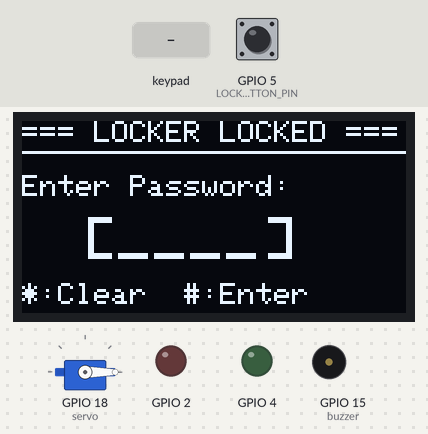
Simulated run of this program. Board: ESP32. On the bench: servo, 128×64 one-colour display, output pins drawn as LEDs (lit = HIGH), buzzer (waves = sounding, pin HIGH). The inputs (shaded band) are chosen by the test bench; at power-on: GPIO 5 (LOCK_BUTTON_PIN) HIGH. EEPROM starts erased; what the program prints to the serial monitor is not drawn.

Above: at 3.4 s.
3.5 s: keypad keys 1 2 3 4 # pressed 0.4 s apart
At 6.4 s:
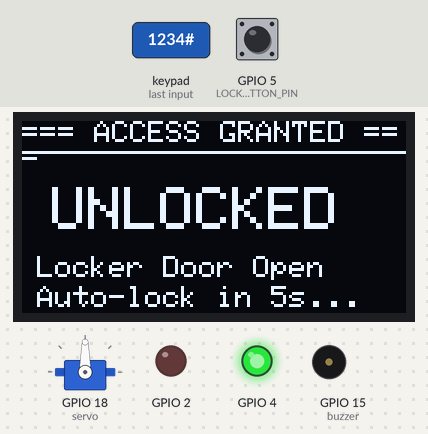
7.0 s: key '#' pressed
At 8.8 s:
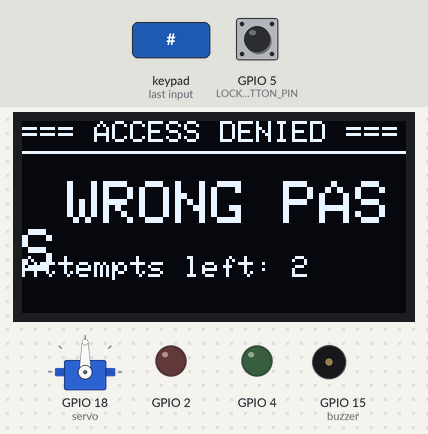
10.0 s: keypad keys 1 3 9 7 # pressed 0.4 s apart
At 12.0 s:
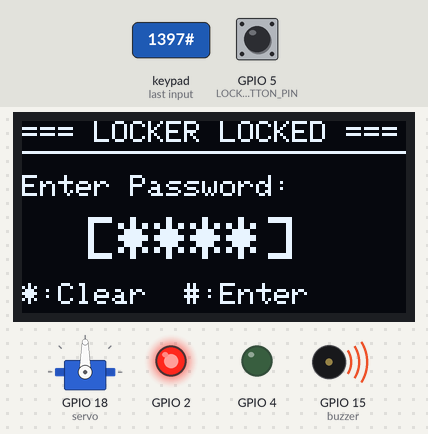
13.5 s: key '#' pressed
At 14.24 s:
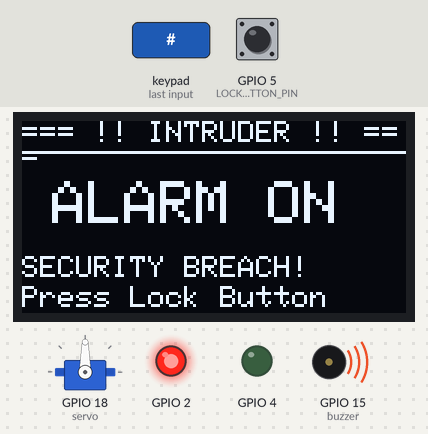
15.5 s: key '1' pressed
17.1 s: keypad keys 1 2 3 4 pressed 0.4 s apart
Timing chart, 0 to 21.2 s (numbered marks = the images above; inputs shaded):
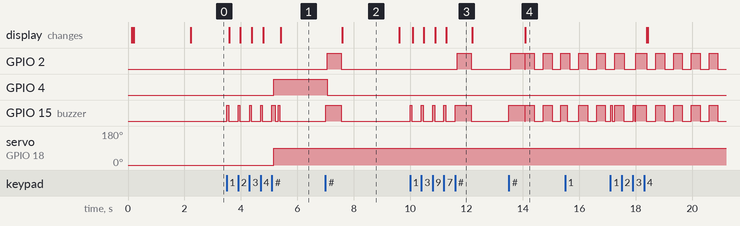

Measured:
- after the input at 3.5 s, GPIO 4: LOW → HIGH after 1.7 s; GPIO 15 (buzzer): goes 4 × (HIGH 0.06 s, LOW 0.34 s), HIGH 0.12 s, LOW 0.10 s, HIGH 0.06 s, then LOW, starting at once; servo on GPIO 18 (servo): 0° → 90° after 1.7 s; the display: first changes after 0.09 s (image 1 shows a later state)
- after the input at 7.0 s, GPIO 2: LOW → HIGH after 0.07 s, → LOW 0.50 s later; GPIO 4: HIGH → LOW after 0.07 s; GPIO 15 (buzzer): LOW → HIGH at once, → LOW 0.56 s later; the display: changes after 0.59 s (image 2)
- after the input at 10.0 s, GPIO 2: LOW → HIGH after 1.7 s, → LOW 0.50 s later; GPIO 15 (buzzer): goes 4 × (HIGH 0.06 s, LOW 0.34 s), HIGH 0.56 s, then LOW, starting at once; the display: first changes after 0.09 s (image 3 shows a later state)
- after the input at 13.5 s, GPIO 2: goes HIGH 0.50 s, LOW 0.03 s, HIGH 0.32 s, LOW 0.31 s, HIGH 0.31 s, LOW 0.31 s, then HIGH, starting after 0.06 s; GPIO 15 (buzzer): goes HIGH 0.56 s, LOW 0.03 s, HIGH 0.32 s, LOW 0.31 s, HIGH 0.31 s, LOW 0.31 s, then HIGH, starting at once; the display: changes after 0.59 s (image 4)
- what the display in image 2 shows lasts 2.0 s, from 7.6 s to 9.6 s

The program:

main.cpp
```cpp
/**
 * =====================================================================================
 * @file    main.cpp
 * @brief   Main Application Orchestrator — Anti-Theft Locker System
 * @author  Adarsh Srivastav
 *
 * @details This is the primary entry point for the Anti-Theft Locker System firmware.
 *          It initializes all hardware subsystems and runs the main non-blocking
 *          event loop that:
 *
 *          1. Checks the manual lock/reset push button (GPIO 5) with debouncing
 *          2. Polls the 4x4 matrix keypad for user input
 *          3. Processes digit entry, clear (*), and submit (#) commands
 *          4. Delegates authentication to the SecurityManager FSM
 *          5. Controls the servo motor lock via LockController
 *          6. Updates the SSD1306 OLED display for each state
 *          7. Manages alarm siren pulsing via AlarmManager
 *          8. Handles auto-lock timeout (5s) and lockout expiration (30s)
 *          9. Broadcasts UART telemetry every 2 seconds
 *
 *          The main loop is entirely non-blocking — all timing uses millis()
 *          cooperative scheduling to maintain responsiveness.
 *
 * @target  ESP32 DevKit V4 (Xtensa LX6 Dual-Core 240MHz)
 * @framework Arduino / PlatformIO
 * =====================================================================================
 */

#include <Arduino.h>
#include "config.h"
#include "keypad_manager.h"
#include "display_manager.h"
#include "lock_controller.h"
#include "alarm_manager.h"
#include "security_manager.h"
#include "serial_monitor.h"

// =====================================================================================
// GLOBAL SUBSYSTEM MANAGER INSTANCES
// =====================================================================================
// Each manager encapsulates a hardware peripheral and its associated logic.
// Instantiated globally to persist state across loop() iterations.

KeypadManager keypadMgr;       // 4x4 matrix keypad scanner and input buffer
DisplayManager displayMgr;    // SSD1306 OLED I2C display renderer
LockController lockCtrl;      // SG90 servo motor lock actuator
AlarmManager alarmMgr;        // Buzzer siren and LED status indicators
SecurityManager secMgr;       // Authentication engine, FSM controller, NVS storage
SerialMonitor logger;         // UART telemetry logger (115200 baud)

// Timing variables for non-blocking state transitions
uint32_t stateTransitionTimer = 0;   // General-purpose state display timer
uint32_t lastButtonCheckTime = 0;    // Debounce timer for manual lock button

/**
 * @brief Hardware initialization and subsystem boot sequence.
 *
 * Initialization order matters:
 * 1. Serial (UART) — for early debug output
 * 2. GPIO pins — manual button with internal pull-up
 * 3. Alarm (buzzer + LEDs) — set outputs LOW
 * 4. Lock (servo) — attach PWM and set locked position (0°)
 * 5. Keypad — initialize matrix scanner
 * 6. Security — open NVS flash namespace, load password & attempt count
 * 7. Display (OLED) — initialize I2C bus and SSD1306 controller
 * 8. Splash screen — show boot animation for 2 seconds
 */
void setup() {
    logger.init(115200);

    pinMode(LOCK_BUTTON_PIN, INPUT_PULLUP);

    alarmMgr.init();
    lockCtrl.init();
    keypadMgr.init();
    secMgr.init();

    if (!displayMgr.init()) {
        logger.logEvent("ERROR", "SSD1306 OLED initialization failed!");
    }

    displayMgr.showSplashScreen();
    delay(2000);

    displayMgr.showLockedScreen("");
    logger.logEvent("STATE", "System armed in STATE_LOCKED");
}

/**
 * @brief Main non-blocking event loop.
 *
 * Execution flow per iteration:
 * 1. Read current FSM state
 * 2. Check manual lock button (with 50ms debounce)
 * 3. Poll keypad for key press
 * 4. Process key: digit (buffer), '*' (clear), '#' (submit/authenticate)
 * 5. Handle FSM state-specific timers (auto-lock, denied display, alarm pulse, lockout)
 * 6. Broadcast periodic UART telemetry
 */
void loop() {
    LockerState state = secMgr.getState();

    // -------------------------------------------------------------
    // PRIORITY 1: Manual Lock / System Reset Push Button (GPIO 5)
    // Active LOW with INPUT_PULLUP — pressing connects GPIO to GND.
    // Immediately overrides all states: locks servo, stops alarm,
    // resets failure counter, returns to STATE_LOCKED.
    // -------------------------------------------------------------
    if (digitalRead(LOCK_BUTTON_PIN) == LOW) {
        if (millis() - lastButtonCheckTime > DEBOUNCE_DELAY_MS) {
            lastButtonCheckTime = millis();
            logger.logEvent("BUTTON", "Manual Lock / Reset Button Pressed!");

            lockCtrl.lockLocker();
            alarmMgr.stopAlarm();
            secMgr.resetFailedAttempts();
            secMgr.setState(STATE_LOCKED);
            keypadMgr.resetBuffer();
            displayMgr.showLockedScreen("");
            delay(300);
            return;
        }
    }

    // -------------------------------------------------------------
    // PRIORITY 2: Keypad Input Processing
    // Reads one key per loop iteration (non-blocking).
    // Beeps on every valid keypress for tactile feedback.
    // -------------------------------------------------------------
    char key = keypadMgr.getKey();
    if (key) {
        alarmMgr.beepShort();

        String inputPass;
        bool isSubmitted = false;
        bool isCleared = false;

        keypadMgr.processInput(key, inputPass, isSubmitted, isCleared);

        if (isCleared) {
            // '*' key pressed — clear input buffer and return to locked screen
            logger.logEvent("KEYPAD", "Input Cleared (*)");
            if (secMgr.getState() == STATE_LOCKED || secMgr.getState() == STATE_ENTERING_PASS) {
                secMgr.setState(STATE_LOCKED);
                displayMgr.showLockedScreen("");
            }
        }
        else if (isSubmitted) {
            // '#' key pressed — submit entered password for authentication
            logger.logEvent("KEYPAD", "Submitted Password (#)");
            String entered = keypadMgr.getRawPassword();
            keypadMgr.resetBuffer();

            if (secMgr.verifyPassword(entered)) {
                // ✓ Correct password — unlock servo, green LED, double beep
                logger.logEvent("AUTH", "ACCESS GRANTED! Correct password.");
                lockCtrl.unlockLocker();
                alarmMgr.setGrantedState();
                displayMgr.showAccessGranted();
                stateTransitionTimer = millis();
            } else {
                // ✗ Wrong password — red LED flash, increment counter
                logger.logEvent("AUTH", "ACCESS DENIED! Incorrect password.");
                alarmMgr.setDeniedState();

                if (secMgr.getState() == STATE_LOCKOUT) {
                    // 3rd consecutive failure — trigger security alarm
                    logger.logEvent("SECURITY", "MAX FAILED ATTEMPTS REACHED! Triggering Alarm & Lockout.");
                    secMgr.setState(STATE_ALARM_ACTIVE);
                    displayMgr.showAlarmScreen();
                } else {
                    displayMgr.showAccessDenied(secMgr.getRemainingAttempts());
                    stateTransitionTimer = millis();
                }
            }
        }
        else {
            // Digit key typed — add to buffer and update masked display
            if (secMgr.getState() == STATE_LOCKED) {
                secMgr.setState(STATE_ENTERING_PASS);
            }
            displayMgr.showLockedScreen(keypadMgr.getMaskedPassword());
        }
    }

    // -------------------------------------------------------------
    // PRIORITY 3: FSM State Machine Timers & Periodic Housekeeping
    // Each state has specific timing behavior managed via millis().
    // -------------------------------------------------------------
    switch (secMgr.getState()) {

        case STATE_ACCESS_GRANTED:
            // Auto-lock timer: re-engage servo after 5 seconds of unlock
            if (millis() - lockCtrl.getUnlockTimestamp() >= AUTO_LOCK_DELAY_MS) {
                logger.logEvent("TIMED_OUT", "Auto-lock timeout reached (5s). Locking system...");
                lockCtrl.lockLocker();
                alarmMgr.setLockedState();
                secMgr.setState(STATE_LOCKED);
                keypadMgr.resetBuffer();
                displayMgr.showLockedScreen("");
            }
            break;

        case STATE_ACCESS_DENIED:
            // Display "ACCESS DENIED" for 2 seconds, then return to entry screen
            if (millis() - stateTransitionTimer >= 2000) {
                secMgr.setState(STATE_LOCKED);
                keypadMgr.resetBuffer();
                displayMgr.showLockedScreen("");
            }
            break;

        case STATE_ALARM_ACTIVE:
            // Pulse buzzer siren at 300ms intervals (≈1.66Hz) and flash Red LED
            alarmMgr.triggerAlarmPulse();
            displayMgr.showAlarmScreen();

            // Check if 30-second lockout penalty has expired
            if (!secMgr.isLockoutActive()) {
                logger.logEvent("SECURITY", "Lockout duration expired. System returning to normal armed state.");
                alarmMgr.stopAlarm();
                secMgr.resetFailedAttempts();
                secMgr.setState(STATE_LOCKED);
                keypadMgr.resetBuffer();
                displayMgr.showLockedScreen("");
            }
            break;

        case STATE_LOCKOUT:
            // Display countdown timer during lockout period
            displayMgr.showLockoutScreen(secMgr.getRemainingLockoutSeconds());
            if (!secMgr.isLockoutActive()) {
                secMgr.setState(STATE_LOCKED);
                secMgr.resetFailedAttempts();
                displayMgr.showLockedScreen("");
            }
            break;

        case STATE_LOCKED:
        case STATE_ENTERING_PASS:
        default:
            // Idle states — no periodic actions required
            break;
    }

    // Periodic UART telemetry broadcast (every 2 seconds)
    logger.logTelemetry(secMgr.getState(), secMgr.getFailedAttempts(), keypadMgr.getMaskedPassword(), lockCtrl.isUnlocked());
}
```

alarm_manager.h
```cpp
/**
 * =====================================================================================
 * @file    alarm_manager.h
 * @brief   Buzzer Siren & LED Status Indicator Controller
 * @author  Adarsh Srivastav
 *
 * @details Manages the active buzzer and Red/Green LED indicators for multi-state
 *          feedback. Provides distinct audio-visual patterns for each system state:
 *
 *          - Access Granted: Green LED ON, double short beep (60ms × 2)
 *          - Access Denied:  Red LED flash, single long beep (500ms)
 *          - Locked State:   All indicators OFF
 *          - Alarm Active:   Pulsing siren (300ms toggle ≈ 1.66Hz), Red LED flashing
 *          - Key Feedback:   Short tactile beep (60ms) on each keypress
 *
 * @pins    Buzzer=GPIO15, Red LED=GPIO2 (330Ω), Green LED=GPIO4 (330Ω)
 * =====================================================================================
 */

#ifndef ALARM_MANAGER_H
#define ALARM_MANAGER_H

#include <Arduino.h>
#include "config.h"

class AlarmManager {
private:
    uint32_t lastPulseTime;        // millis() timestamp of last siren toggle
    bool buzzerState;              // Current buzzer ON/OFF state for pulse cycling

public:
    AlarmManager();
    void init();                   // Configure GPIO pins as OUTPUT, set initial LOW
    void setGrantedState();        // Green LED ON, double confirmation beep
    void setDeniedState();         // Red LED flash, single error beep (500ms)
    void setLockedState();         // All indicators OFF (default armed state)
    void triggerAlarmPulse();      // Non-blocking 300ms pulsing siren + Red LED
    void stopAlarm();              // Immediately silence buzzer and clear all LEDs
    void beepShort();              // 60ms tactile keypress feedback beep
};

#endif // ALARM_MANAGER_H
```

display_manager.h
```cpp
/**
 * =====================================================================================
 * @file    display_manager.h
 * @brief   SSD1306 128x64 OLED Display Interface & Screen Renderer
 * @author  Adarsh Srivastav
 *
 * @details Manages the SSD1306 OLED display via I2C protocol (SDA=GPIO21, SCL=GPIO22).
 *          Provides pre-built screen wireframes for all FSM states:
 *          - Splash screen (boot animation)
 *          - Locked screen with password mask [****]
 *          - Access Granted screen
 *          - Access Denied screen with remaining attempts
 *          - Security Lockout countdown screen
 *          - Intruder Alarm alert screen
 *
 * @protocol I2C (400kHz Fast Mode, Address 0x3C)
 * @library  Adafruit SSD1306 v2.5.10, Adafruit GFX v1.11.9
 * =====================================================================================
 */

#ifndef DISPLAY_MANAGER_H
#define DISPLAY_MANAGER_H

#include <Wire.h>
#include <Adafruit_GFX.h>
#include <Adafruit_SSD1306.h>
#include "config.h"

class DisplayManager {
private:
    Adafruit_SSD1306 display;                  // SSD1306 driver instance

public:
    DisplayManager();
    bool init();                               // Initialize I2C bus and OLED controller
    void showSplashScreen();                   // Boot splash with project title & author
    void showLockedScreen(const String &maskedPass);  // Password entry screen [****]
    void showAccessGranted();                  // Unlock confirmation with auto-lock notice
    void showAccessDenied(uint8_t remainingAttempts); // Wrong password with attempts left
    void showLockoutScreen(uint32_t remainingSeconds);// Lockout countdown timer display
    void showAlarmScreen();                    // Security breach intruder alert
    void drawHeader(const String &title);      // Reusable header bar with separator line
    void clear();                              // Clear entire display buffer and refresh
};

#endif // DISPLAY_MANAGER_H
```

lock_controller.h
```cpp
/**
 * =====================================================================================
 * @file    lock_controller.h
 * @brief   SG90 Servo Motor Lock Actuator Controller
 * @author  Adarsh Srivastav
 *
 * @details Controls the SG90 micro servo motor acting as the physical door latch
 *          mechanism. The servo operates on a 50Hz PWM signal:
 *          - Locked position:   0° (pulse width ≈ 1.0ms, duty cycle 5.0%)
 *          - Unlocked position: 90° (pulse width ≈ 1.5ms, duty cycle 7.5%)
 *
 *          Tracks unlock timestamps for the auto-relock timer feature.
 *          The main loop checks elapsed time against AUTO_LOCK_DELAY_MS (5000ms)
 *          to automatically re-engage the lock after access is granted.
 *
 * @pin     GPIO 18 (PWM Output)
 * @library ESP32Servo v3.0.5
 * =====================================================================================
 */

#ifndef LOCK_CONTROLLER_H
#define LOCK_CONTROLLER_H

#include <ESP32Servo.h>
#include "config.h"

class LockController {
private:
    Servo lockerServo;             // ESP32Servo instance for PWM generation
    bool isUnlockedState;          // Current lock state (true = open, false = locked)
    uint32_t unlockTimestamp;      // millis() timestamp when lock was last opened

public:
    LockController();
    void init();                   // Attach servo to GPIO and set initial locked position
    void unlockLocker();           // Rotate servo to 90° (unlocked) and record timestamp
    void lockLocker();             // Rotate servo to 0° (locked) and clear timestamp
    bool isUnlocked() const;      // Returns true if locker is currently unlocked
    uint32_t getUnlockTimestamp() const;  // Returns millis() when unlock occurred
};

#endif // LOCK_CONTROLLER_H
```

security_manager.h
```cpp
/**
 * =====================================================================================
 * @file    security_manager.h
 * @brief   Authentication Engine, FSM Controller & NVS Persistence Manager
 * @author  Adarsh Srivastav
 *
 * @details Core security subsystem managing password verification, failed attempt
 *          tracking, FSM state transitions, and non-volatile flash storage persistence.
 *
 *          Authentication Flow:
 *          1. User enters PIN via keypad → raw string passed to verifyPassword()
 *          2. String compared against NVS-stored active password
 *          3. Match → STATE_ACCESS_GRANTED, counter reset
 *          4. Mismatch → failedAttempts++, persisted to NVS
 *          5. failedAttempts >= 3 → STATE_LOCKOUT → STATE_ALARM_ACTIVE
 *
 *          NVS Storage Keys (namespace: "locker-sec"):
 *          - "pass":        String — Current active PIN code
 *          - "failedCount": uint8_t — Consecutive failed attempt counter
 *
 * @library Preferences (ESP32 Arduino Core built-in)
 * =====================================================================================
 */

#ifndef SECURITY_MANAGER_H
#define SECURITY_MANAGER_H

#include <Arduino.h>
#include <Preferences.h>
#include "config.h"

class SecurityManager {
private:
    String activePassword;             // Currently active PIN (loaded from NVS)
    uint8_t failedAttempts;            // Consecutive wrong attempt counter
    LockerState currentState;          // Current FSM state
    uint32_t lockoutStartTimestamp;    // millis() when lockout was triggered
    Preferences preferences;          // ESP32 NVS flash storage handle

public:
    SecurityManager();
    void init();                       // Open NVS namespace, load password & attempt count
    bool verifyPassword(const String &inputPass);  // Compare input against stored password
    void registerFailedAttempt();       // Increment and persist failed attempt counter
    void resetFailedAttempts();         // Reset counter to 0 and persist
    uint8_t getFailedAttempts() const;  // Returns current consecutive failure count
    uint8_t getRemainingAttempts() const;  // Returns (MAX - current) attempts
    LockerState getState() const;       // Returns current FSM state
    void setState(LockerState state);   // Force FSM state transition
    bool isLockoutActive() const;       // Check if lockout timer is still running
    uint32_t getRemainingLockoutSeconds() const;  // Seconds remaining in lockout
    bool changePassword(const String &newPass);    // Update password (must match length)
    String getActivePassword() const;   // Returns current password (debug/admin only)
};

#endif // SECURITY_MANAGER_H
```

Source omitted: serial_monitor.h (1465 bytes), alarm_manager.cpp (3533 bytes), display_manager.cpp (6383 bytes), lock_controller.cpp (2346 bytes), security_manager.cpp (6051 bytes), serial_monitor.cpp (4032 bytes), config.h (5017 bytes), keypad_manager.h (2165 bytes), keypad_manager.cpp (4026 bytes)
